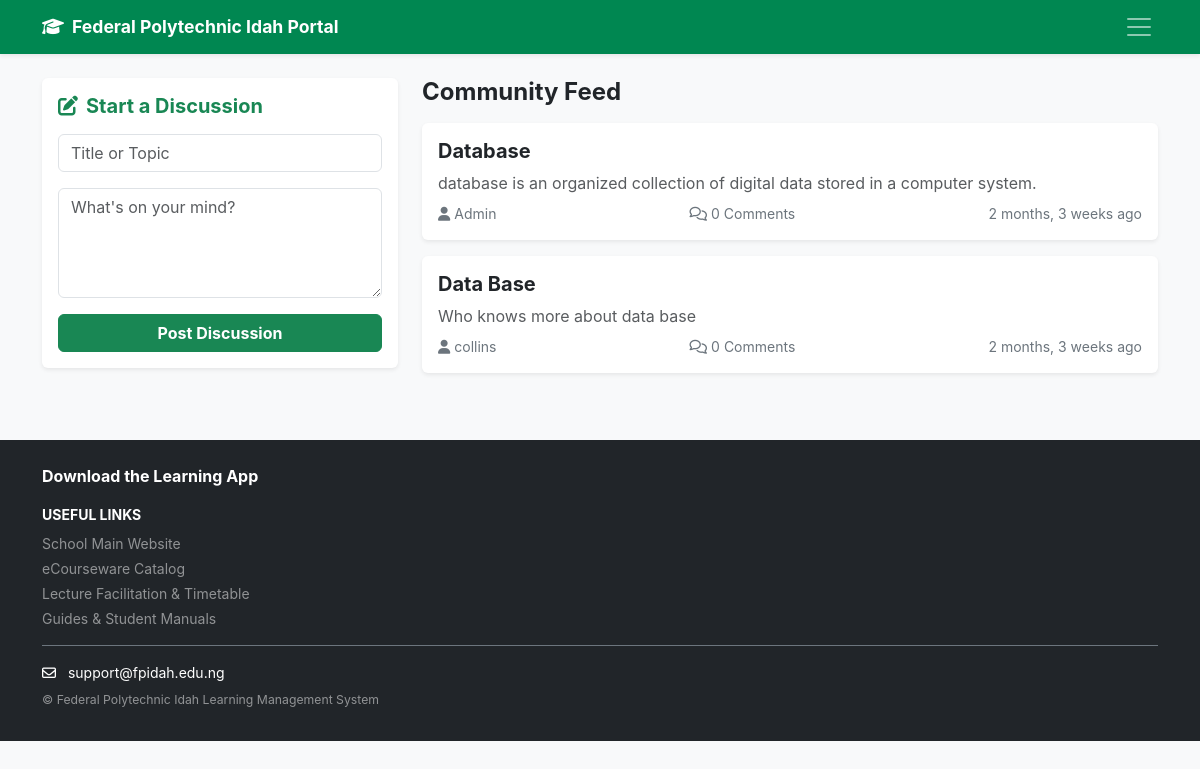
Screenshot of /forum/ (signed in) with the database file from the repository.
### academy/models.py (models this page shows, shortened)
class Post(models.Model):
    author = models.ForeignKey(
        User, on_delete=models.CASCADE, related_name="forum_posts"
    )
    title = models.CharField(max_length=250)
    content = models.TextField()
    created_at = models.DateTimeField(auto_now_add=True)

### academy/views.py (the view, shortened to what this page needs)
# urls.py: path("forum/", views.forum_list, name="forum_list"),
@login_required
def forum_list(request):
    posts = Post.objects.all().order_by("-created_at")
    return render(request, "academy/forum_list.html", {"posts": posts})

### academy/templates/academy/forum_list.html (shortened to what this page needs)
{% extends 'academy/base.html' %}
{% block content %}
<div class="row">
    <div class="col-md-4 mb-4">
        <div class="card shadow-sm border-0">
            <div class="card-body">
                <h5 class="fw-bold text-success mb-3"><i class="fa-solid fa-pen-to-square me-2"></i>Start a Discussion</h5>
                <form method="post">
                    <div class="mb-3">
                        <input type="text" name="title" class="form-control" placeholder="Title or Topic" required>
                    </div>
                    <div class="mb-3">
                        <textarea name="content" class="form-control" rows="4" placeholder="What's on your mind?" required></textarea>
                    </div>
                    <button type="submit" class="btn btn-success w-100 fw-bold">Post Discussion</button>
                </form>
            </div>
        </div>
    </div>
    <div class="col-md-8">
        <h4 class="fw-bold mb-3">Community Feed</h4>
        {% if posts %}
            {% for post in posts %}
                <div class="card shadow-sm border-0 mb-3">
                    <div class="card-body">
                        <h5 class="card-title fw-bold">
                            <a href="{% url 'post_detail' post.id %}" class="text-decoration-none text-dark">{{ post.title }}</a>
                        </h5>
                        <p class="card-text text-muted mb-2">{{ post.content|truncatewords:30 }}</p>
                        <div class="d-flex justify-content-between align-items-center small text-secondary">
                            <span><i class="fa-solid fa-user me-1"></i>{{ post.author.username }}</span>
                            <span><i class="fa-regular fa-comments me-1"></i>{{ post.comments.count }} Comments</span>
                            <span>{{ post.created_at|timesince }} ago</span>
                        </div>
                    </div>
                </div>
            {% endfor %}
        {% else %}
            <div class="alert alert-light">No community posts yet. Be the first to start a discussion!</div>
        {% endif %}
    </div>
</div>
{% endblock %}

### academy/templates/academy/base.html (style rules this page uses)
:root { --brand-green: #008751; }
body { font-family: -apple-system, BlinkMacSystemFont, "Segoe UI", Roboto, Helvetica, Arial, sans-serif; }

### rows the page displays
Post: title "Database", content "database is an organized collection of digital data stored in a computer system.", author.username "Admin", comments.count "0", created_at "2 months, 3 weeks"
Post: title "Data Base", content "Who knows more about data base", author.username "collins", comments.count "0", created_at "2 months, 3 weeks"
